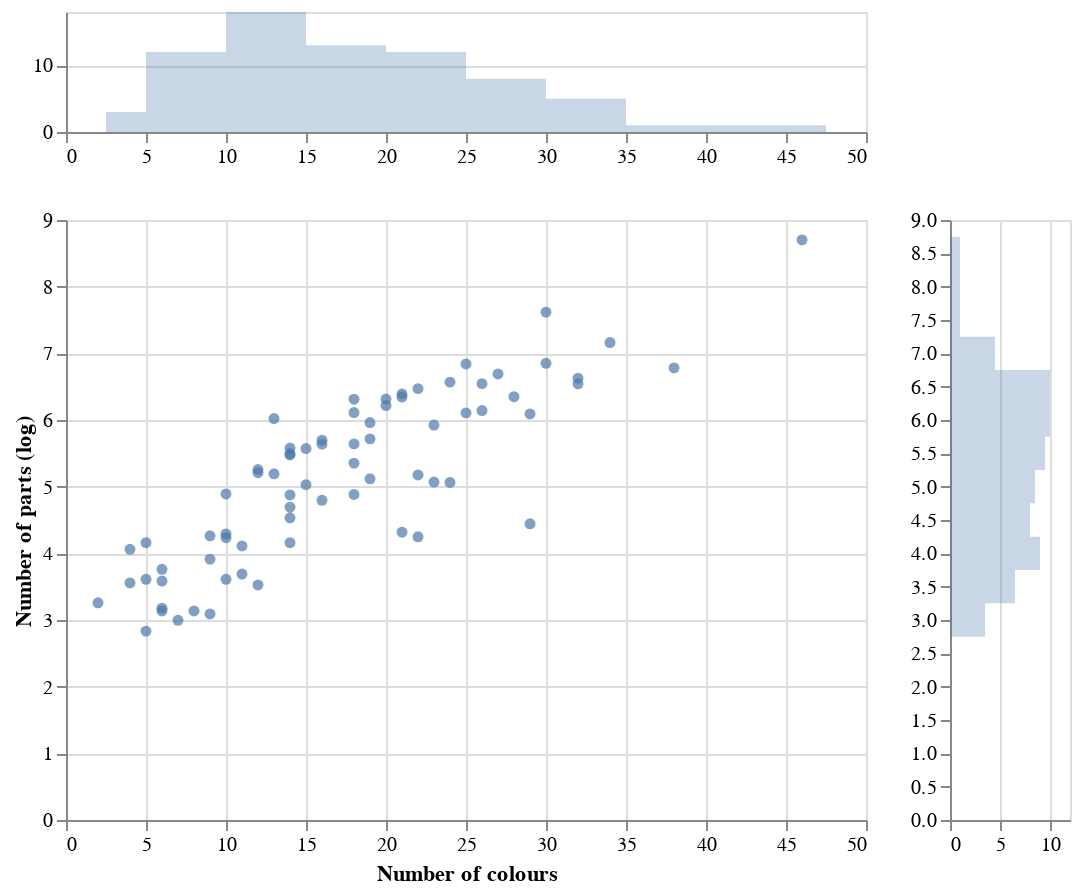

This figure's notebook cell:
### Markdown cell above
Sets in both the *Harry Potter* and the *Fantastic Beasts* themes have more colours in their palettes than those in other themes. However, recall that the two largest Harry Potter sets ([10217-1: Diagon Alley](https://rebrickable.com/sets/10217-1/diagon-alley/) and [71043-1: Hogwarts Castle](https://rebrickable.com/sets/71043-1/hogwarts-castle)) are in these themes. The plot below shows the correlation ($r$ = 0.845) between the number of parts and the size of the colour palette for each set.

### Code cell
xscale = alt.Scale(domain=(0,50))
yscale = alt.Scale(domain=(0, 9))
area_args = {'opacity': .3, 'interpolate': 'step'}

scatter_color = alt.Chart(colors_number_set).mark_circle().encode(
    x=alt.X('color_count:Q', scale=xscale, title='Number of colours'),
    y=alt.Y('log_num_parts:Q', scale=yscale, title='Number of parts (log)'),
    tooltip='num_name:N'
)
top_hist = alt.Chart(colors_number_set).mark_area(**area_args).encode(
    x=alt.X('color_count:Q', bin=alt.Bin(maxbins=20, extent=xscale.domain), title=''),
    y=alt.Y('count()', title='')
).properties(height=60)

right_hist = alt.Chart(colors_number_set).mark_area(**area_args).encode(
    y=alt.Y('log_num_parts:Q', bin=alt.Bin(maxbins=20, extent=yscale.domain), title=''),
    x=alt.X('count()', title='')
).properties(width=60)

top_hist & (scatter_color | right_hist)

### Figure 1 — Vega-Lite specification as saved in the notebook (floating-point values rounded to 4 significant figures)
{"$schema": "https://vega.github.io/schema/vega-lite/v3.2.1.json", "config": {"mark": {"tooltip": null}, "view": {"height": 300, "width": 400}}, "datasets": {"data-5b4c33dbaabeb4b3d854f137ba70c065": [{"color_count": 24, "log_num_parts": 6.568, "num_name": "10132-1: Motorized Hogwarts Express", "num_parts": 712, "set_num": "10132-1"}, {"color_count": 30, "log_num_parts": 7.616, "num_name": "10217-1: Diagon Alley", "num_parts": 2031, "set_num": "10217-1"}, {"color_count": 9, "log_num_parts": 3.091, "num_name": "30110-1: Trolley", "num_parts": 22, "set_num": "30110-1"}, {"color_count": 12, "log_num_parts": 3.526, "num_name": "30111-1: The Lab", "num_parts": 34, "set_num": "30111-1"}, {"color_count": 11, "log_num_parts": 3.689, "num_name": "30407-1: Harry's Journey to Hogwarts", "num_parts": 40, "set_num": "30407-1"}, {"color_count": 5, "log_num_parts": 4.159, "num_name": "40028-1: Mini Hogwarts Express", "num_parts": 64, "set_num": "40028-1"}, {"color_count": 23, "log_num_parts": 5.924, "num_name": "40289-1: Diagon Alley (micro)", "num_parts": 374, "set_num": "40289-1"}, {"color_count": 4, "log_num_parts": 4.06, "num_name": "4695-1: Knight Bus - Mini", "num_parts": 58, "set_num": "4695-1"}, {"color_count": 9, "log_num_parts": 3.912, "num_name": "4701-1: Sorting Hat", "num_parts": 50, "set_num": "4701-1"}, {"color_count": 11, "log_num_parts": 4.111, "num_name": "4702-1: The Final Challenge", "num_parts": 61, "set_num": "4702-1"}, {"color_count": 13, "log_num_parts": 5.193, "num_name": "4704-1: The Chamber of the Winged Keys", "num_parts": 180, "set_num": "4704-1"}, {"color_count": 19, "log_num_parts": 5.118, "num_name": "4705-1: Snape's Class", "num_parts": 167, "set_num": "4705-1"}, {"color_count": 14, "log_num_parts": 5.476, "num_name": "4706-1: Forbidden Corridor", "num_parts": 239, "set_num": "4706-1"}, {"color_count": 16, "log_num_parts": 5.697, "num_name": "4707-1: Hagrid's Hut", "num_parts": 298, "set_num": "4707-1"}, {"color_count": 13, "log_num_parts": 6.021, "num_name": "4708-1: Hogwarts Express (1st Edition)", "num_parts": 412, "set_num": "4708-1"}, {"color_count": 26, "log_num_parts": 6.545, "num_name": "4709-1: Hogwarts Castle", "num_parts": 696, "set_num": "4709-1"}, {"color_count": 6, "log_num_parts": 3.178, "num_name": "4711-1: Flying Lesson", "num_parts": 24, "set_num": "4711-1"}, {"color_count": 10, "log_num_parts": 4.234, "num_name": "4712-1: Troll on the Loose", "num_parts": 69, "set_num": "4712-1"}, {"color_count": 15, "log_num_parts": 5.572, "num_name": "4714-1: Gringott's Bank", "num_parts": 263, "set_num": "4714-1"}, {"color_count": 16, "log_num_parts": 4.796, "num_name": "4719-1: Quality Quidditch Supplies", "num_parts": 121, "set_num": "4719-1"}, {"color_count": 18, "log_num_parts": 5.352, "num_name": "4720-1: Knockturn Alley", "num_parts": 211, "set_num": "4720-1"}, {"color_count": 21, "log_num_parts": 4.317, "num_name": "4721-1: Hogwarts Classroom", "num_parts": 75, "set_num": "4721-1"}, {"color_count": 22, "log_num_parts": 4.248, "num_name": "4722-1: Gryffindor", "num_parts": 70, "set_num": "4722-1"}, {"color_count": 29, "log_num_parts": 4.443, "num_name": "4723-1: Diagon Alley Shops", "num_parts": 85, "set_num": "4723-1"}, {"color_count": 14, "log_num_parts": 4.875, "num_name": "4726-1: Quidditch Practice", "num_parts": 131, "set_num": "4726-1"}, {"color_count": 12, "log_num_parts": 5.209, "num_name": "4727-1: Aragog in the Dark Forest", "num_parts": 183, "set_num": "4727-1"}, {"color_count": 18, "log_num_parts": 5.642, "num_name": "4728-1: Escape from Privet Drive", "num_parts": 282, "set_num": "4728-1"}, {"color_count": 18, "log_num_parts": 6.111, "num_name": "4729-1: Dumbledore's Office", "num_parts": 451, "set_num": "4729-1"}, {"color_count": 21, "log_num_parts": 6.392, "num_name": "4730-1: Chamber of Secrets", "num_parts": 597, "set_num": "4730-1"}, {"color_count": 9, "log_num_parts": 4.263, "num_name": "4731-1: Dobby's Release", "num_parts": 71, "set_num": "4731-1"}, {"color_count": 10, "log_num_parts": 4.89, "num_name": "4733-1: The Dueling Club", "num_parts": 133, "set_num": "4733-1"}, {"color_count": 14, "log_num_parts": 4.533, "num_name": "4735-1: Slytherin", "num_parts": 93, "set_num": "4735-1"}, {"color_count": 10, "log_num_parts": 4.29, "num_name": "4736-1: Freeing Dobby", "num_parts": 73, "set_num": "4736-1"}, {"color_count": 15, "log_num_parts": 5.03, "num_name": "4737-1: Quidditch Match", "num_parts": 153, "set_num": "4737-1"}, {"color_count": 29, "log_num_parts": 6.091, "num_name": "4738-1: Hagrid's Hut (3rd edition)", "num_parts": 442, "set_num": "4738-1"}, {"color_count": 10, "log_num_parts": 3.611, "num_name": "4750-1: Draco's Encounter with Buckbeak", "num_parts": 37, "set_num": "4750-1"}, {"color_count": 14, "log_num_parts": 4.691, "num_name": "4751-1: Harry and the Marauder's Map", "num_parts": 109, "set_num": "4751-1"}, {"color_count": 24, "log_num_parts": 5.063, "num_name": "4752-1: Professor Lupin's Classroom", "num_parts": 158, "set_num": "4752-1"}, {"color_count": 12, "log_num_parts": 5.257, "num_name": "4753-1: Sirius Black's Escape", "num_parts": 192, "set_num": "4753-1"}, {"color_count": 19, "log_num_parts": 5.717, "num_name": "4754-1: Hagrid's Hut (2nd edition)", "num_parts": 304, "set_num": "4754-1"}, {"color_count": 14, "log_num_parts": 5.497, "num_name": "4755-1: Knight Bus", "num_parts": 244, "set_num": "4755-1"}, {"color_count": 25, "log_num_parts": 6.107, "num_name": "4756-1: Shrieking Shack", "num_parts": 449, "set_num": "4756-1"}, {"color_count": 25, "log_num_parts": 6.841, "num_name": "4757-1: Hogwarts Castle (2nd edition)", "num_parts": 935, "set_num": "4757-1"}, {"color_count": 19, "log_num_parts": 5.961, "num_name": "4758-1: Hogwarts Express (2nd edition)", "num_parts": 388, "set_num": "4758-1"}, {"color_count": 22, "log_num_parts": 5.176, "num_name": "4762-1: Rescue from the Merpeople", "num_parts": 177, "set_num": "4762-1"}, {"color_count": 18, "log_num_parts": 6.312, "num_name": "4766-1: Graveyard Duel", "num_parts": 551, "set_num": "4766-1"}, {"color_count": 14, "log_num_parts": 5.58, "num_name": "4767-1: Harry and the Hungarian Horntail", "num_parts": 265, "set_num": "4767-1"}, {"color_count": 20, "log_num_parts": 6.314, "num_name": "4768-1: The Durmstrang Ship", "num_parts": 552, "set_num": "4768-1"}, {"color_count": 21, "log_num_parts": 6.344, "num_name": "4768-2: The Durmstrang Ship with Bonus Mini - Figures (Target exclusive)", "num_parts": 569, "set_num": "4768-2"}, {"color_count": 28, "log_num_parts": 6.349, "num_name": "4840-1: The Burrow", "num_parts": 572, "set_num": "4840-1"}, {"color_count": 22, "log_num_parts": 6.471, "num_name": "4841-1: Hogwarts Express (3rd edition)", "num_parts": 646, "set_num": "4841-1"}, {"color_count": 34, "log_num_parts": 7.162, "num_name": "4842-1: Hogwarts Castle [Fourth Edition]", "num_parts": 1290, "set_num": "4842-1"}, {"color_count": 14, "log_num_parts": 4.159, "num_name": "4865-1: The Forbidden Forest", "num_parts": 64, "set_num": "4865-1"}, {"color_count": 16, "log_num_parts": 5.638, "num_name": "4866-1: The Knight Bus", "num_parts": 281, "set_num": "4866-1"}, {"color_count": 26, "log_num_parts": 6.142, "num_name": "4867-1: Hogwarts", "num_parts": 465, "set_num": "4867-1"}, {"color_count": 30, "log_num_parts": 6.851, "num_name": "5378-1: Hogwarts (Third Edition)", "num_parts": 945, "set_num": "5378-1"}, {"color_count": 46, "log_num_parts": 8.702, "num_name": "71043-1: Hogwarts Castle", "num_parts": 6016, "set_num": "71043-1"}, {"color_count": 6, "log_num_parts": 3.761, "num_name": "71247-2: Hogwarts Express (4th Edition)", "num_parts": 43, "set_num": "71247-2"}, {"color_count": 23, "log_num_parts": 5.069, "num_name": "75950-1: Aragog's Lair", "num_parts": 159, "set_num": "75950-1"}, {"color_count": 18, "log_num_parts": 4.883, "num_name": "75951-1: Grindelwald's Escape", "num_parts": 132, "set_num": "75951-1"}, {"color_count": 32, "log_num_parts": 6.542, "num_name": "75952-1: Newt's Case of Magical Creatures", "num_parts": 694, "set_num": "75952-1"}, {"color_count": 32, "log_num_parts": 6.628, "num_name": "75953-1: Hogwarts Whomping Willow", "num_parts": 756, "set_num": "75953-1"}, {"color_count": 38, "log_num_parts": 6.782, "num_name": "75954-1: Hogwarts Great Hall", "num_parts": 882, "set_num": "75954-1"}, {"color_count": 27, "log_num_parts": 6.691, "num_name": "75955-1: Hogwarts Express (4th Edition)", "num_parts": 805, "set_num": "75955-1"}, {"color_count": 20, "log_num_parts": 6.217, "num_name": "75956-1: Quidditch Match", "num_parts": 501, "set_num": "75956-1"}, {"color_count": 4, "log_num_parts": 3.555, "num_name": "HP-SNITCH: Golden Snitch", "num_parts": 35, "set_num": "HP-SNITCH"}, {"color_count": 7, "log_num_parts": 2.996, "num_name": "HPG01-1: Harry Potter Gallery 1 - Potter L. Malfoy Lockhart Madame Hooch", "num_parts": 20, "set_num": "HPG01-1"}, {"color_count": 5, "log_num_parts": 2.833, "num_name": "HPG02-1: Harry Potter Gallery 2 - Hagrid V. Dursley Crabbe Ron Weasley", "num_parts": 17, "set_num": "HPG02-1"}, {"color_count": 8, "log_num_parts": 3.135, "num_name": "HPG03-1: Harry Potter Gallery 3 - Dumbledore Ginny Weasley D. Malfoy Snape", "num_parts": 23, "set_num": "HPG03-1"}, {"color_count": 6, "log_num_parts": 3.135, "num_name": "HPG04-1: Harry Potter Gallery 4 - Tom Riddle McGonagall Dobby Goyle Hermione", "num_parts": 23, "set_num": "HPG04-1"}, {"color_count": 2, "log_num_parts": 3.258, "num_name": "HPWAND-1: Harry Potter Wand", "num_parts": 26, "set_num": "HPWAND-1"}, {"color_count": 5, "log_num_parts": 3.611, "num_name": "TRU01-1: Harry Potter Quidditch Tower (TRU Event Exclusive)", "num_parts": 37, "set_num": "TRU01-1"}, {"color_count": 6, "log_num_parts": 3.584, "num_name": "TRUWEASLEYCAR-1: Weasley Family Car", "num_parts": 36, "set_num": "TRUWEASLEYCAR-1"}]}, "vconcat": [{"data": {"name": "data-5b4c33dbaabeb4b3d854f137ba70c065"}, "encoding": {"x": {"bin": {"extent": [0, 50], "maxbins": 20}, "field": "color_count", "title": "", "type": "quantitative"}, "y": {"aggregate": "count", "title": "", "type": "quantitative"}}, "height": 60, "mark": {"interpolate": "step", "opacity": 0.3, "type": "area"}}, {"hconcat": [{"data": {"name": "data-5b4c33dbaabeb4b3d854f137ba70c065"}, "encoding": {"tooltip": {"field": "num_name", "type": "nominal"}, "x": {"field": "color_count", "scale": {"domain": [0, 50]}, "title": "Number of colours", "type": "quantitative"}, "y": {"field": "log_num_parts", "scale": {"domain": [0, 9]}, "title": "Number of parts (log)", "type": "quantitative"}}, "mark": "circle"}, {"data": {"name": "data-5b4c33dbaabeb4b3d854f137ba70c065"}, "encoding": {"x": {"aggregate": "count", "title": "", "type": "quantitative"}, "y": {"bin": {"extent": [0, 9], "maxbins": 20}, "field": "log_num_parts", "title": "", "type": "quantitative"}}, "mark": {"interpolate": "step", "opacity": 0.3, "type": "area"}, "width": 60}]}]}
